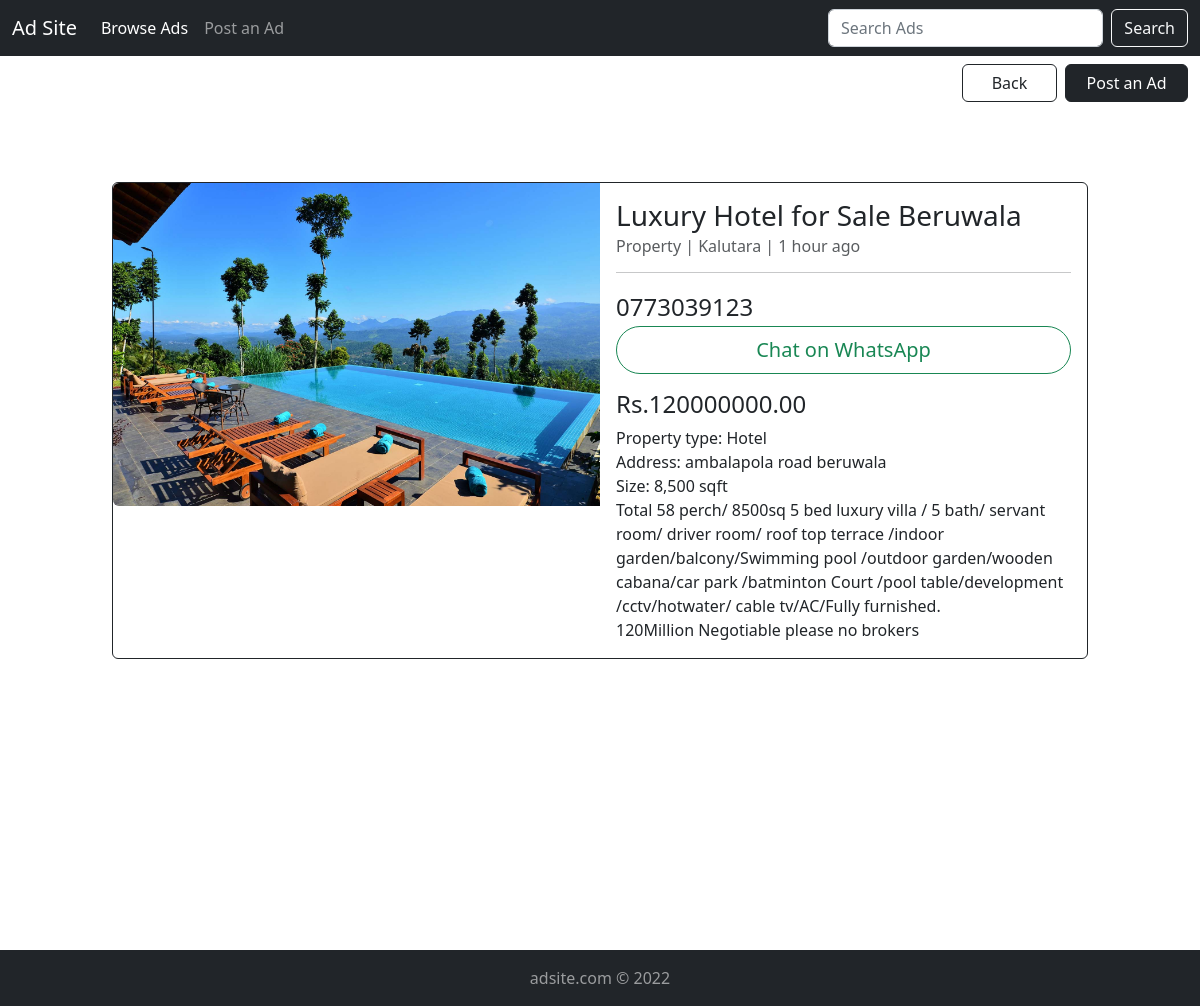
The page /index.php?action=viewAd&adid=17 on the database its author committed.
### tables this page shows
CREATE TABLE `ad_table` (
  `ad_id` int(10) UNSIGNED NOT NULL,
  `ad_category_id` tinyint(3) UNSIGNED NOT NULL,
  `ad_title` varchar(250) NOT NULL,
  `ad_description` text NOT NULL,
  `ad_image_path` varchar(300) NOT NULL,
  `ad_price` decimal(15,2) NOT NULL,
  `ad_status` enum('PENDING','VERIFIED','DECLINED') NOT NULL,
  `ad_city_id` smallint(5) UNSIGNED NOT NULL,
  `ad_created` datetime NOT NULL,
  `ad_last_modified` datetime NOT NULL,
  `ad_user_id` int(10) UNSIGNED NOT NULL,
  `ad_type_id` smallint(5) UNSIGNED NOT NULL,
  `ad_expired` datetime NOT NULL,
  `ad_expiration_offset` varchar(50) NOT NULL
);

CREATE TABLE `category_table` (
  `category_id` tinyint(3) UNSIGNED NOT NULL,
  `category_name` varchar(50) NOT NULL
);

CREATE TABLE `city_table` (
  `city_id` smallint(5) UNSIGNED NOT NULL,
  `city_name` varchar(50) NOT NULL
);

CREATE TABLE `user_table` (
  `user_id` int(10) UNSIGNED NOT NULL,
  `user_phone_no` char(10) NOT NULL
);

### model/ad_db.php (called while the page is built, shortened)
<?php
    function get_verified_ad_record($ad_id) {
        global $db;
        $get_ad_record_query = 'select * from ad_table where ad_id = :ad_id and ad_status = \'VERIFIED\';';
        try {
            $get_ad_record_statement = $db->prepare($get_ad_record_query);
            $get_ad_record_statement->bindValue(':ad_id', $ad_id);
            $get_ad_record_statement->execute();
            $get_ad_record_result = $get_ad_record_statement->fetch();
            return $get_ad_record_result;
        }
        catch(Exception $e) {
        }
    }
?>

### model/category_db.php (called while the page is built, shortened)
<?php
    function get_category_name_from_id($category_id) {
        global $db;
        $get_category_name_from_id_query = 'select category_name from category_table where category_id = :category_id;';
        try {
            $get_category_name_from_id_statement = $db->prepare($get_category_name_from_id_query);
            $get_category_name_from_id_statement->bindValue(':category_id', $category_id);
            $get_category_name_from_id_statement->execute();
            $get_category_name_from_id_result = $get_category_name_from_id_statement->fetch();
            return $get_category_name_from_id_result['category_name'];
        }
        catch(Exception $e) {
        }
    }
?>

### model/city_db.php (called while the page is built, shortened)
<?php
    function get_city_name_from_id($city_id) {
        global $db;
        $get_city_name_from_id_query = 'select city_name from city_table where city_id = :city_id;';
        try {
            $get_city_name_from_id_statement = $db->prepare($get_city_name_from_id_query);
            $get_city_name_from_id_statement->bindValue(':city_id', $city_id);
            $get_city_name_from_id_statement->execute();
            $get_city_name_from_id_record = $get_city_name_from_id_statement->fetch();
            return $get_city_name_from_id_record['city_name'];
        }
        catch(Exception $e) {
        }
    }
?>

### model/time_utilities.php (called while the page is built, shortened)
<?php
    function get_time_diff($start_time, $end_time) {
        $interval = date_diff($start_time, $end_time);
        $interval_str = '';
        if($interval->format('%y') === '0') {
            if($interval->format('%m') === '0') {
                if($interval->format('%d') === '0') {
                    if($interval->format('%h') === '0') {
                        if($interval->format('%i') === '0') {
                            $interval_str = $interval->format('%s');
                            if($interval_str === '1') {
                                $interval_str .= ' second';
                            }
                            else {
                                $interval_str .= ' seconds';
                            }
                        }
                        else {
                            $interval_str = $interval->format('%i');
                            if($interval_str === '1') {
                                $interval_str .= ' minute';
                            }
                            else {
                                $interval_str .= ' minutes';
                            }
                        }
                    }
                    else {
                        $interval_str = $interval->format('%h');
                        if($interval_str === '1') {
                            $interval_str .= ' hour';
                        }
                        else {
                            $interval_str .= ' hours';
                        }
                    }
                }
            }
        }
        return $interval_str;
    }
?>

### model/user_db.php (called while the page is built, shortened)
<?php
    function get_phone_no_from_user_id($user_id) {
        global $db;
        $get_phone_no_query = 'select user_phone_no from user_table where user_id = :user_id;';
        try {
            $get_phone_no_statement = $db->prepare($get_phone_no_query);
            $get_phone_no_statement->bindValue(':user_id', $user_id);
            $get_phone_no_statement->execute();
            $get_phone_no_result = $get_phone_no_statement->fetch();
            return $get_phone_no_result['user_phone_no'];
        }
        catch(Exception $e) {
        }
    }
?>

### view/view_body/view_ad_view.php (the view, shortened to what this page needs)
<div class="container-fluid">
<div class="row">
    <div class="col text-end align-self-center">
      <a href="./index.php?action=home" class="btn btn-outline-dark mt-2" >&nbsp;&nbsp;&nbsp;&nbsp;Back&nbsp;&nbsp;&nbsp;&nbsp;</a>&nbsp;
      <a href="./index.php?action=adtype" class="btn btn-dark mt-2" >&nbsp;&nbsp;Post&nbsp;an&nbsp;Ad&nbsp;&nbsp;</a>
    </div>
</div>
</div>
<div class="container-fluid main-body">
    <div class="row justify-content-center my-5">
        <div class="col col-md-10 col-12">
            <div class="card border-dark mb-3">
                <div class="row g-0">
                    <div class="col-md-6">
                    <img src="<?php echo $ad_record['ad_image_path']?>" class="ad-img-size rounded-start" alt="Ad Image">
                    </div>
                    <div class="col-md-6">
                    <div class="card-body">
                        <h3 class="card-title"><?php echo $ad_record['ad_title']?></h3>
                        <h6 class="card-subtitle text-muted"><?php echo $ad_category_name?>&nbsp;|&nbsp;<?php echo $ad_city_name?>&nbsp;|&nbsp;<span class="created-date"><?php echo $interval?></span></h6>
                        <div class="row">
                          <div class="col col-12">
                            <hr>
                          </div>
                        </div>
                        <h4 class="card-subtitle mt-1"><a href="tel:<?php echo $user_phone_no?>" class="tel-style"><?php echo $user_phone_no?></a></h4>
                        <div class="row my-1">
                          <div class="col col-12 d-grid">
                            <a href="https://wa.me/94<?php echo $user_phone_no?>?lang=en" target="_blank" class="rounded-pill btn btn-lg btn-outline-success">Chat on WhatsApp</a>
                          </div>
                        </div>
                        <h4 class="mt-3">Rs.<?php echo $ad_record['ad_price']?></h4>
                        <p class="card-text">
                          <?php
                            echo nl2br($ad_record['ad_description']);
                          ?>
                        </p>
                    </div>
                    </div>
                </div>
            </div>
        </div>
    </div>
</div>

### view/css/overall_styles.css (style rules this page uses)
.main-body { min-height: 100vh; }

### view/view_body/css/adDisplay_view.css (style rules this page uses)
.ad-img-size { max-width: 100%; min-width: 100%; }
.created-date { font-weight: normal; }
.tel-style { text-decoration: none; color: #212529; }

### rows shown on the page
ad_table: ad_title "Luxury Hotel for Sale Beruwala", ad_category.category_name "Property", ad_city.city_name "Kalutara", ad_created "1 hour ago", ad_user.user_phone_no "0773039123", ad_price "120000000.00", ad_description "Property type: Hotel Address: ambalapola road beruwala Size: 8,500 sqft Total 58 perch/ 8500sq 5 bed luxury villa / 5 bath/ servant room/ driver room/ roof top terrace /indoor garden/balcony/Swimming pool /outdoor garden/wooden cabana/car park /batminton Court /pool table/development /cctv/hotwater/ cable tv/AC/Fully furnished. 120Million Negotiable please no brokers"
